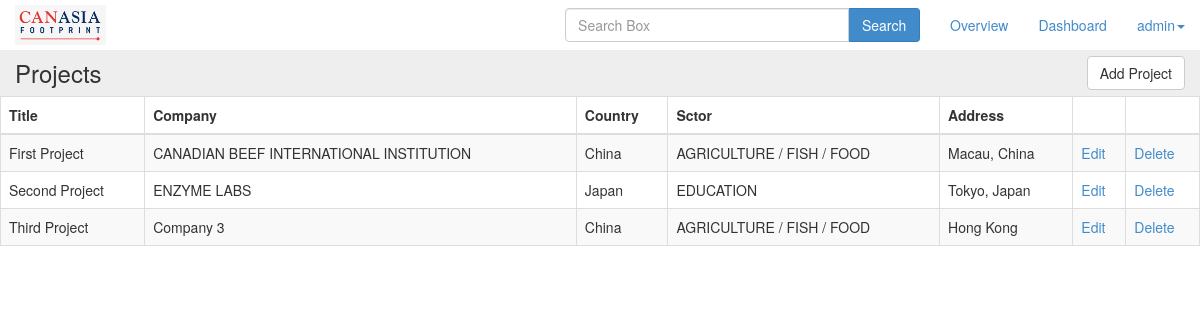
The page /dashboard/ (signed in) on the database its author committed.
### core/models.py (models this page shows, shortened)
class Project(models.Model):
	country = models.ForeignKey('Country')
	sector = models.ForeignKey('Sector')
	company = models.CharField(max_length=100)
	title = models.CharField(max_length=100)
	picture = models.FileField(upload_to="pictures/")
	address = models.CharField(max_length=200)
	latitude = models.CharField(max_length=50)
	longitude = models.CharField(max_length=50)

class Country(models.Model):
	name = models.CharField(max_length=50)
	image = models.FileField(upload_to="country_images/", null=True)

class Sector(models.Model):
	name = models.CharField(max_length=100)
	image = models.FileField(upload_to="sector_images/", null=True)

### core/views.py (the view, shortened to what this page needs)
# urls.py: url(r'^dashboard/$', 'core.views.dashboard', name='dashboard'),
@login_required
def dashboard(request):
	search_value = None
	projects = Project.objects.all()
	return render(request, 'dashboard.html', {'search_value':search_value, 'projects':projects})

### core/templates/dashboard.html (shortened to what this page needs)
<!DOCTYPE html>
<html>
<head>
	<link rel="stylesheet" type="text/css" href="{{ STATIC_URL }}css/login.css">
	<link rel="stylesheet" type="text/css" href="{{ STATIC_URL }}css/bootstrap.css">
	<link rel="stylesheet" type="text/css" href="{{ STATIC_URL }}css/canasia.css">
</head>
<body>
	{% include 'navbar.html' %}
	<div class="row jumbotron dashboard">
		<div class="col-md-8"><h3>Projects</h3></div>
		<div class="col-md-4"><a href="/add_project/" class="btn btn-default">Add Project</a></div>
	</div>
	<table id="my_table" class="table table-striped table-bordered">
		<thead>
			<tr>
				<th>Title</th>
				<th>Company</th>
				<th>Country</th>
				<th>Sctor</th>
				<th>Address</th>
				<th></th>
				<th></th>
			</tr>
		</thead>
		<tbody>
			{% for project in projects %}
				<tr>
					<td>{{ project.title }}</td>
					<td>{{ project.company }}</td>
					<td>{{ project.country.name }}</td>
					<td>{{ project.sector.name }}</td>
					<td>{{ project.address }}</td>
					<td><a href="/edit_project/{{ project.id }}/">Edit</a></td>
					<td><a href="/delete_project/{{ project.id }}/">Delete</a></td>
				</tr>
			{% endfor %}
		</tbody>
	</table>
</body>
</html>

### core/templates/navbar.html (shortened to what this page needs)
 <div class="my_header">
  <div class="navbar navbar-defalut navbar-fixed-top" role="navigation">
    <div class="navbar-header hidden-sm">
      <a class="" href="/"><img class="my_logo" src="{{ STATIC_URL }}img/canasia-logo.png"></a>
    </div>
    <div class="navbar-collapse collapse">
      <ul class="nav navbar-nav navbar-right" style="padding-right:15px;">
        {% if overview %}
          <li>
            <div class="navbar-form navbar-input-group my_search" role="search">
              <div class="form-group" style="margin-left: 15px;">
                <input id="searchTextField" type="textbox" class="form-control" placeholder="Enter location">
                <button onclick="codeAddress()" class="btn btn-primary">Search</button>
              </div>
            </div>
          </li>
        {% else %}
          <li>
            <form method="POST" action="" class="navbar-form navbar-input-group my_search" role="search">
              <div class="form-group" style="margin-left: 15px;">
                <input id="searchTextField" name="search" type="textbox" class="form-control" placeholder="Search Box" value="{% if search_value %}{{ search_value }}{% endif %}">
                <button class="btn btn-primary">Search</button>
              </div>
            </form>
          </li>
        {% endif %}
        <li><a href="/overview/">Overview</a></li>
        <li><a href="/dashboard/">Dashboard</a></li>
        {% if user.is_authenticated %}
          <li class="dropdown">
            <a href="#" class="dropdown-toggle" data-toggle="dropdown">{{ user.username }}<b class="caret"></b></a>
          </li>
        {% endif %}
      </ul>
    </div>
  </div>
</div>

### core/static/css/login.css (style rules this page uses)
body { background-image: url('../img/Nelson_bg.jpg'); background-repeat: no-repeat; background-position: center center; background-attachment: fixed; -webkit-background-size: cover; -moz-background-size: cover; -o-background-size: cover; background-size: cover; }

### core/static/css/canasia.css (style rules this page uses)
html { height: 100% }
body { height: 100%; margin: 0; padding: 0 }
.my_header { display: block; height:50px; }
@media (min-width: 991px) { .my_search { width: 500px !important; } }
.my_search div { width: 100%; display: inline-block; margin: 0 auto; padding-right: 15px; }
.my_search div input { width: 80% !important; display: inline-block !important; }
.my_search div button { width: 20% !important; }
.navbar-input-group { font-size: 0px; }
.navbar-input-group input { border-top-right-radius: 0px; border-bottom-right-radius: 0px; }
.navbar-input-group .btn { border-top-left-radius: 0px; border-bottom-left-radius: 0px; border-left: 0px; }
.my_logo { height: 40px; margin: 5px 0 5px 15px; }
.dashboard { padding: 0 !important; margin: 0 !important; }
.dashboard a { float: right; margin: 6px 0; }
.dashboard h3 { margin: 10px 0; }
@media (min-width: 991px) and (max-width: 1200px) { .my_search { width: 400px !important; } }

### rows shown on the page
Project: title "First Project", company "CANADIAN BEEF INTERNATIONAL INSTITUTION", country.name "China", sector.name "AGRICULTURE / FISH / FOOD", address "Macau, China"
Project: title "Second Project", company "ENZYME LABS", country.name "Japan", sector.name "EDUCATION", address "Tokyo, Japan"
Project: title "Third Project", company "Company 3", country.name "China", sector.name "AGRICULTURE / FISH / FOOD", address "Hong Kong"

### other values the page prints
{{ user.username }} "admin"
